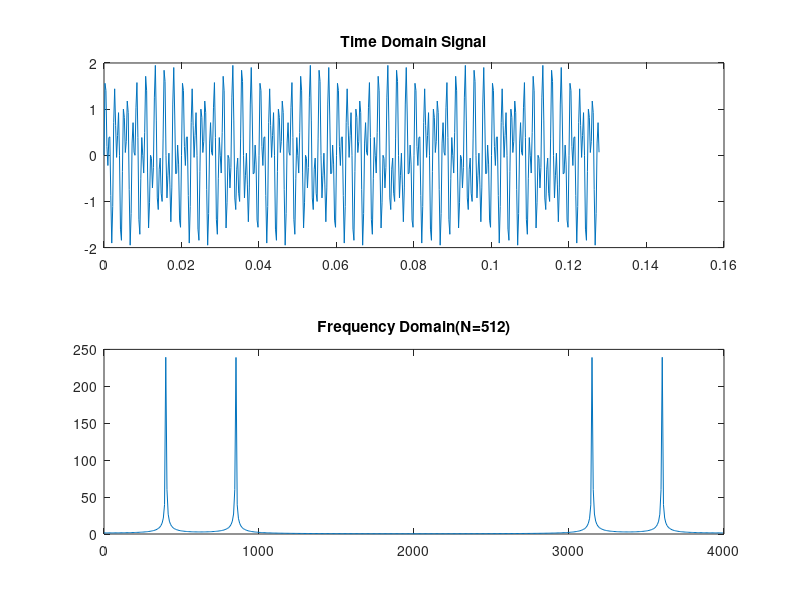

Write MATLAB code to recreate this figure.
clc
clear all
close all
fs = 4000;
N = 512;
t = (0:N-1)/fs;
x1 = sin(2*pi*400*t);
x2 = sin(2*pi*850*t);
x = x1+x2;
xk = fft(x);
f = ((0:N-1)*fs)/N;
subplot(2,1,1)
plot(t,x);
title('Time Domain Signal');
subplot(2,1,2)
plot(f,abs(xk));
title('Frequency Domain(N=512)');